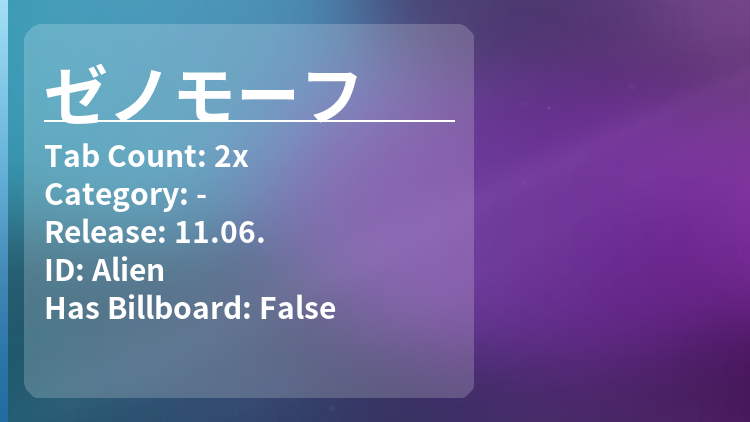
#> input picture itemshop_section_images/Alien.png, 750 x 422 px; its folder holds only this picture in this run
$ python clean_section_images.py
#> lines starting #> are read from the running program, lines starting #| are printed output that depends on the picture
#> in clean_image, im is the input picture: PIL image 750x422 RGBA; mean R, G, B, A 106.8, 102.2, 157.1, 253.9
from __future__ import annotations

import sys
from pathlib import Path
from typing import Tuple

from PIL import Image, ImageFilter, ImageOps


def _has_alpha(img: Image.Image) -> bool:
    return img.mode in ("LA", "RGBA") or (img.mode == "P" and "transparency" in img.info)


def _trim_transparent(img: Image.Image, alpha_threshold: int = 8) -> Image.Image:
#> called with alpha_threshold = 8
    if not _has_alpha(img):
        return img
    if img.mode != "RGBA":
        img = img.convert("RGBA")
    alpha = img.split()[-1]
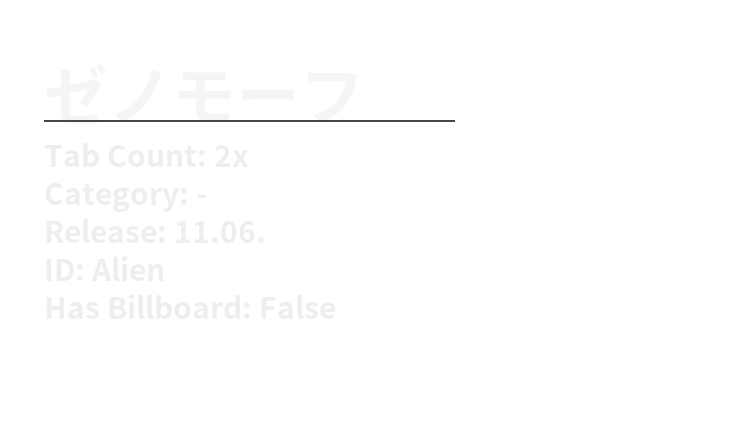
#> alpha: PIL image 750x422 L; min 70, max 255, mean 253.9
    # Make a binary mask at threshold to avoid cutting soft edges too aggressively.
    mask = alpha.point(lambda a: 255 if a > alpha_threshold else 0, mode="L")
#> mask: PIL image 750x422 L; every value is 255
    bbox = mask.getbbox()
#> bbox = (0, 0, 750, 422)
    if not bbox:
        return img
    return img.crop(bbox)


def _colors_close(a: Tuple[int, int, int], b: Tuple[int, int, int], tol: int = 6) -> bool:
    return sum(abs(x - y) for x, y in zip(a, b)) <= tol


# [54 lines left out: functions _detect_border_color, _trim_solid_border, not called in this run]


def _enhance(img: Image.Image) -> Image.Image:
    # Work in RGBA if possible to preserve transparency.
    has_alpha = _has_alpha(img)
#> has_alpha = True
    if has_alpha and img.mode != "RGBA":
        img = img.convert("RGBA")
    if not has_alpha and img.mode != "RGB":
        img = img.convert("RGB")

    # Mild auto-contrast on color channels only
    if has_alpha:
        r, g, b, a = img.split()
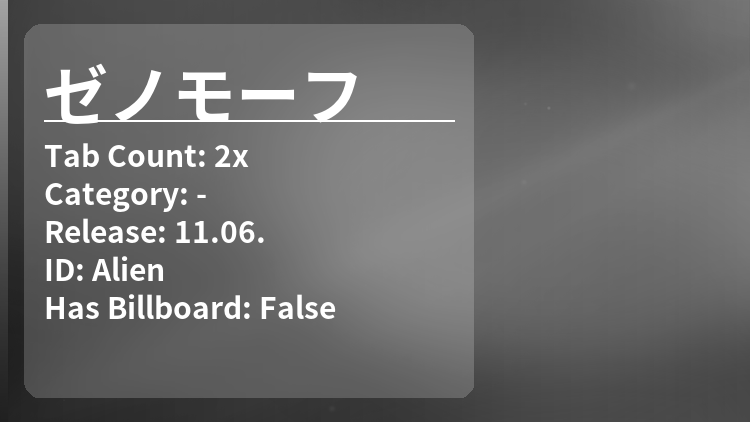
#> r: PIL image 750x422 L; min 30, max 255, mean 106.8
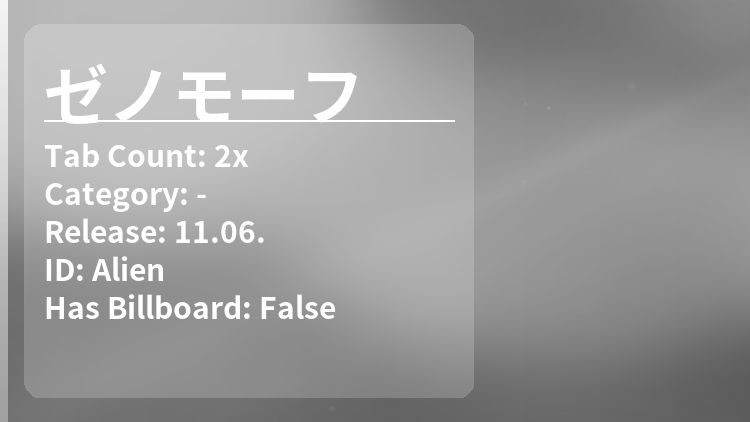
#> b: PIL image 750x422 L; min 92, max 255, mean 157.1
        rgb = Image.merge("RGB", (r, g, b))
        rgb = ImageOps.autocontrast(rgb, cutoff=1)
        r2, g2, b2 = rgb.split()
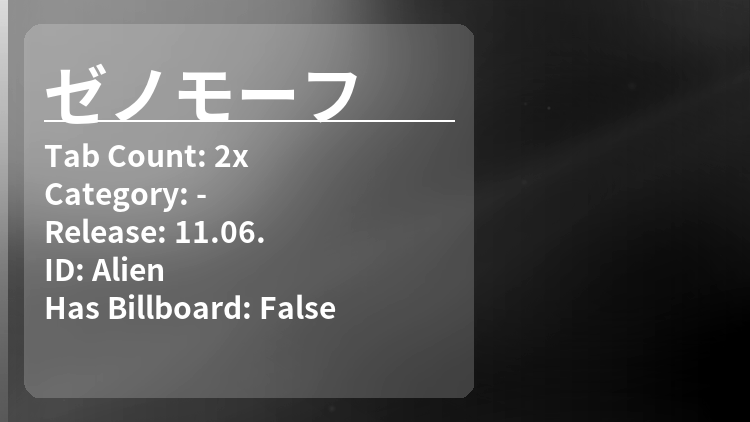
#> g2: PIL image 750x422 L; min 0, max 255, mean 82.2
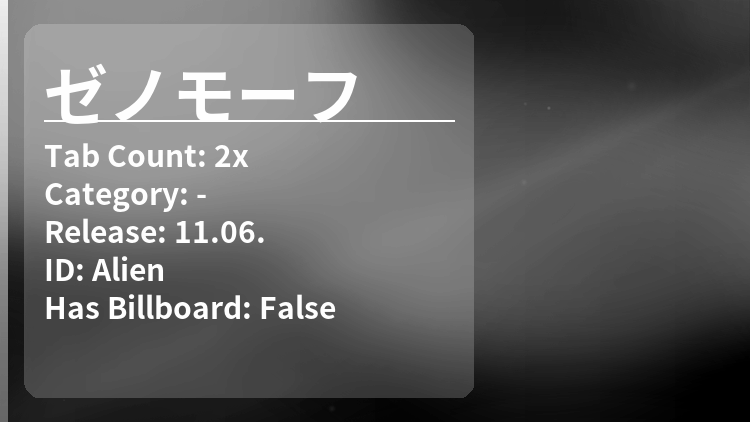
#> b2: PIL image 750x422 L; min 0, max 254, mean 96.5
        img = Image.merge("RGBA", (r2, g2, b2, a))
    else:
        img = ImageOps.autocontrast(img, cutoff=1)

    # Light denoise to reduce speckles (small median)
    img = img.filter(ImageFilter.MedianFilter(size=3))

    # Subtle unsharp mask to improve crispness
    img = img.filter(ImageFilter.UnsharpMask(radius=1.2, percent=140, threshold=3))
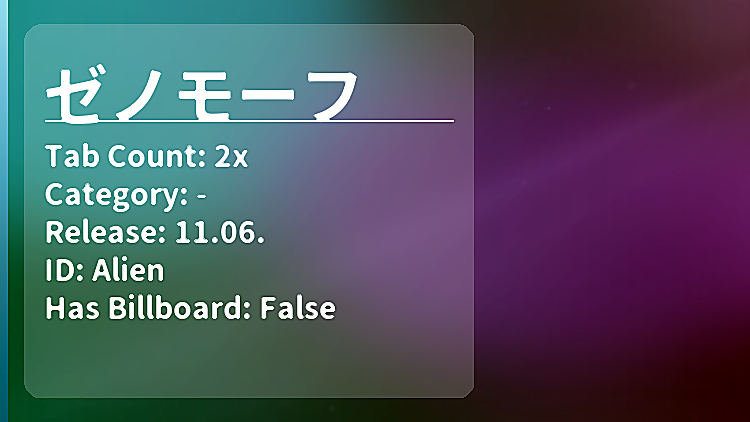
#> img: PIL image 750x422 RGBA; mean R, G, B, A 78.1, 81, 95.4, 253.7; transparent parts drawn white

    return img


def _pad(img: Image.Image, pad: int = 8) -> Image.Image:
#> called with pad = 8
    if pad <= 0:
        return img
    has_alpha = _has_alpha(img)
#> has_alpha = True
    mode = "RGBA" if has_alpha else "RGB"
#> mode = 'RGBA'
    w, h = img.size
#> w = 750; h = 422
    bg = (0, 0, 0, 0) if has_alpha else (0, 0, 0)
#> bg = (0, 0, 0, 0)
    canvas = Image.new(mode, (w + pad * 2, h + pad * 2), bg)
#> canvas: PIL image 766x438 RGBA; every value is 0
    canvas.paste(img, (pad, pad), img if has_alpha else None)
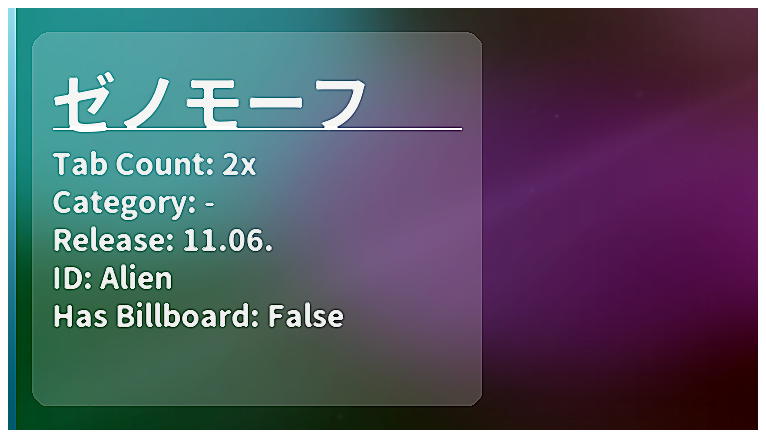
#> canvas: PIL image 766x438 RGBA; mean R, G, B, A 72.5, 75.2, 88.7, 238.8; transparent parts drawn white
    return canvas


def clean_image(path: Path, out_dir: Path, pad: int = 8) -> None:
    try:
        with Image.open(path) as im:
            im.load()
            # Trim transparency first; if no alpha, trim solid border.
            im2 = _trim_transparent(im)
            if im2 is im:
                im2 = _trim_solid_border(im2)
            im2 = _enhance(im2)
            im2 = _pad(im2, pad)

            out_dir.mkdir(parents=True, exist_ok=True)
            out_path = out_dir / path.name
            # Save with optimization; keep RGBA if present to preserve transparency.
            save_params = {"optimize": True}
            if _has_alpha(im2):
                im2.save(out_path, format="PNG", **save_params)
            else:
                # For non-alpha images, ensure PNG output unless the original was JPG.
                if path.suffix.lower() in {".jpg", ".jpeg"}:
                    im2.save(out_path.with_suffix(".jpg"), format="JPEG", quality=92, optimize=True)
                else:
                    im2.save(out_path, format="PNG", **save_params)
            print(f"✔ Cleaned: {path} -> {out_path}")
    except Exception as e:
        print(f"[WARN] Failed to clean {path}: {e}")


def main(argv: list[str]) -> int:
    # Defaults
    in_dir = Path("itemshop_section_images")
    out_dir = Path("itemshop_section_images_clean")
    pad = 8

    # Minimal CLI parsing (positional: [in_dir] [out_dir] [pad])
    if len(argv) >= 1 and argv[0]:
        in_dir = Path(argv[0])
    if len(argv) >= 2 and argv[1]:
        out_dir = Path(argv[1])
    if len(argv) >= 3 and argv[2]:
        try:
            pad = max(0, int(argv[2]))
        except ValueError:
            pass

    if not in_dir.exists():
        print(f"[ERROR] Input folder not found: {in_dir}")
        return 1

    exts = {".png", ".jpg", ".jpeg"}
    files = [p for p in in_dir.iterdir() if p.is_file() and p.suffix.lower() in exts]
    if not files:
        print(f"[INFO] No images found in: {in_dir}")
        return 0

    for p in files:
        clean_image(p, out_dir, pad=pad)
    print(f"Done. Output -> {out_dir}")
    return 0


if __name__ == "__main__":
    raise SystemExit(main(sys.argv[1:]))
#> (the program exits here)

$ run again, on itemshop_section_images/BR1013.png
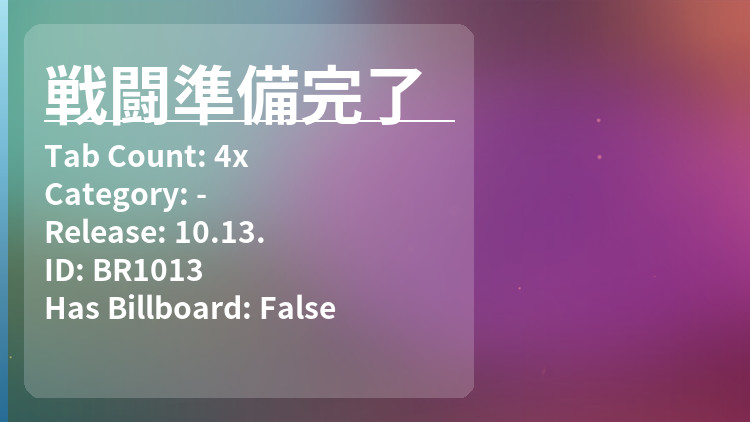
#> input picture itemshop_section_images/BR1013.png, 750 x 422 px
#> in clean_image, im is the input picture: PIL image 750x422 RGBA; mean R, G, B, A 141.7, 113.8, 141.6, 253.7
#> mask: PIL image 750x422 L; every value is 255
#> bbox = (0, 0, 750, 422)
#> in _enhance, `has_alpha = _has_alpha(img)`: has_alpha = True
#> in _enhance, `img = img.filter(ImageFilter.UnsharpMask(radius=1.2, percent=140, thre..`:
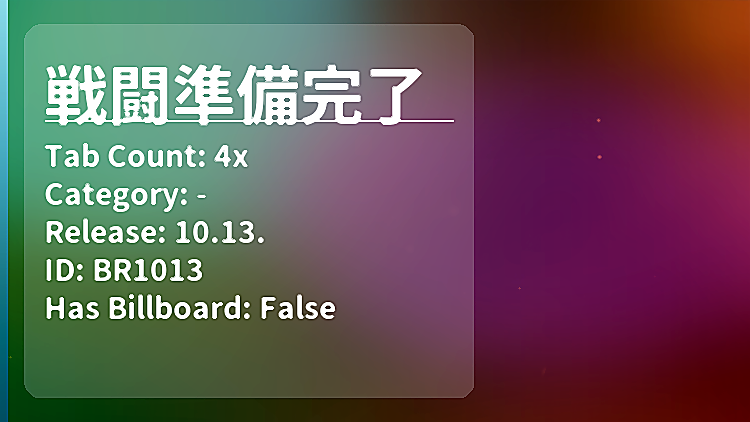
#> img: PIL image 750x422 RGBA; mean R, G, B, A 102.3, 83.5, 85.9, 253.5; transparent parts drawn white
#> mode = 'RGBA'
#> bg = (0, 0, 0, 0)
#> in _pad, `canvas.paste(img, (pad, pad), img if has_alpha else None)`:
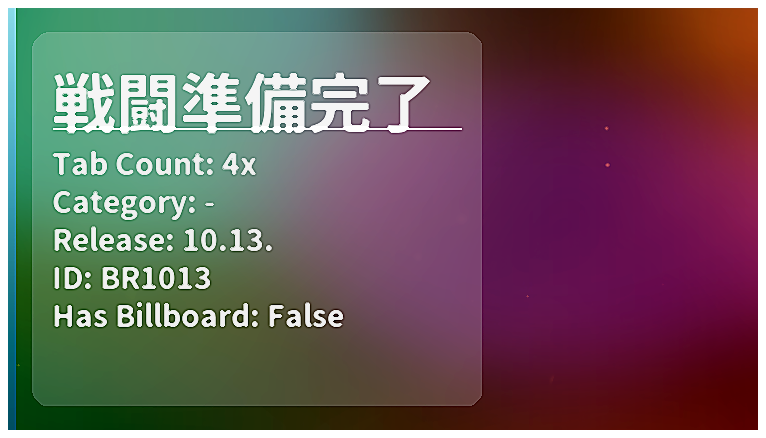
#> canvas: PIL image 766x438 RGBA; mean R, G, B, A 95.1, 77.3, 79.6, 238.3; transparent parts drawn white

$ run again, on itemshop_section_images/Ashtvn.png
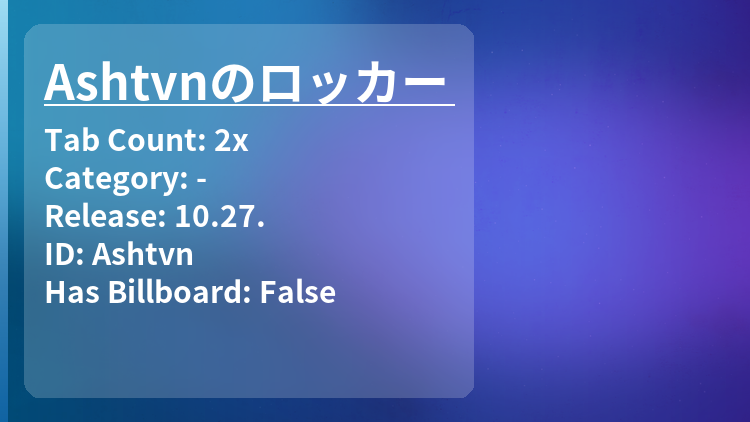
#> input picture itemshop_section_images/Ashtvn.png, 750 x 422 px
#> in clean_image, im is the input picture: PIL image 750x422 RGBA; mean R, G, B, A 80.1, 104.8, 182.4, 253.9
#> in _trim_transparent, `alpha = img.split()[-1]`:
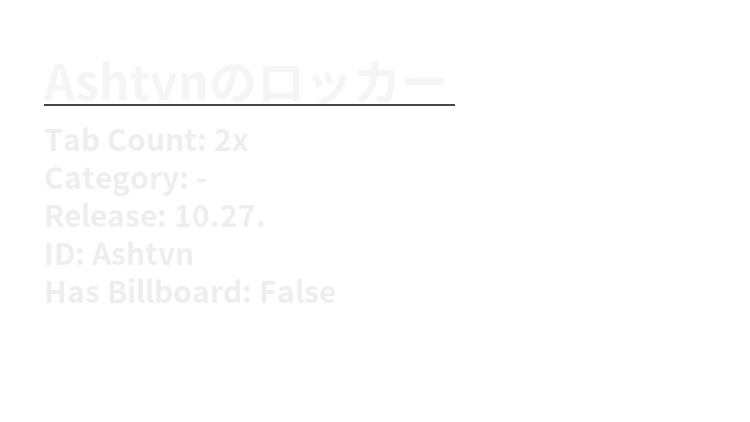
#> alpha: PIL image 750x422 L; min 70, max 255, mean 253.9
#> mask: PIL image 750x422 L; every value is 255
#> bbox = (0, 0, 750, 422)
#> in _enhance, `has_alpha = _has_alpha(img)`: has_alpha = True
#> mode = 'RGBA'
#> bg = (0, 0, 0, 0)
#> in _pad, `canvas.paste(img, (pad, pad), img if has_alpha else None)`:
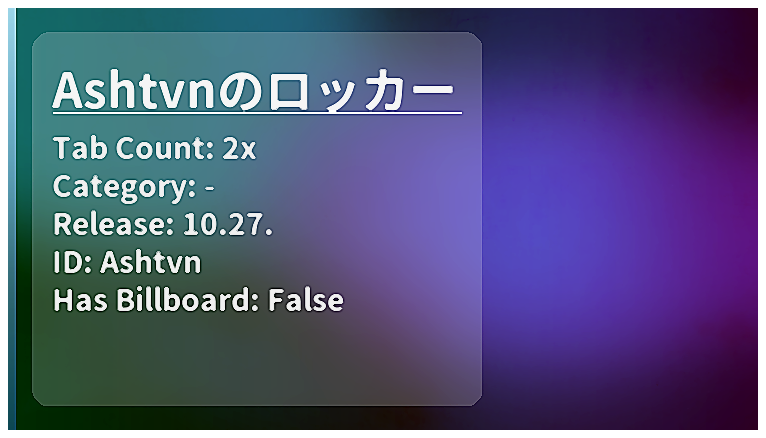
#> canvas: PIL image 766x438 RGBA; mean R, G, B, A 69.7, 71, 110.3, 238.7; transparent parts drawn white
